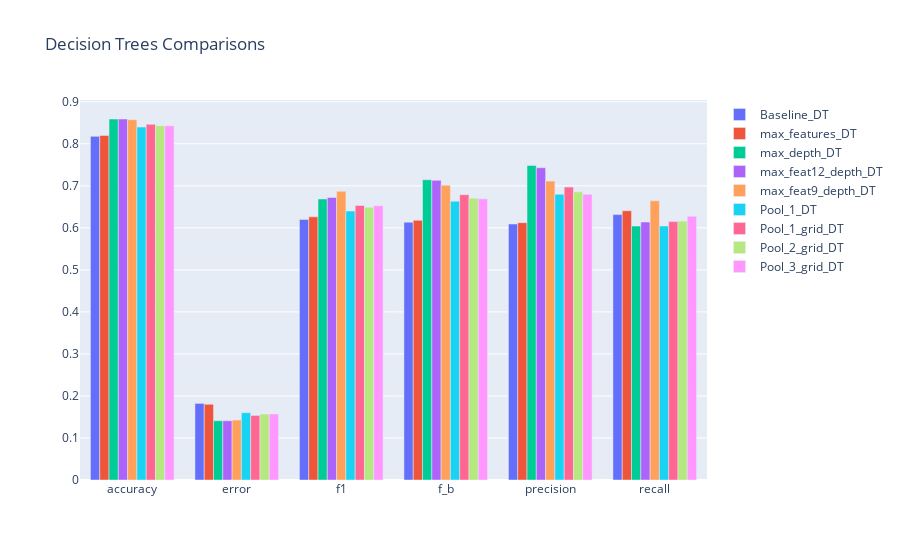

Notebook source saved alongside this figure:
### Markdown cell above
### Compare Metrics of Decision Trees

### Code cell
graph_metrics_comparison(list_of_dict=list_of_best_DT, title_of_graph="Decision Trees Comparisons")

### Figure 1 — Plotly figure (JSON) as saved in the notebook; plotly's stock layout.template omitted (floating-point values rounded to 4 significant figures)
{"data": [{"name": "Baseline_DT", "type": "bar", "x": ["accuracy", "error", "f1", "f_b", "precision", "recall"], "y": [0.8177, 0.1823, 0.6201, 0.6135, 0.6091, 0.6315]}, {"name": "max_features_DT", "type": "bar", "x": ["accuracy", "error", "f1", "f_b", "precision", "recall"], "y": [0.8198, 0.1802, 0.6262, 0.6178, 0.6124, 0.6407]}, {"name": "max_depth_DT", "type": "bar", "x": ["accuracy", "error", "f1", "f_b", "precision", "recall"], "y": [0.859, 0.141, 0.6687, 0.7145, 0.7486, 0.6042]}, {"name": "max_feat12_depth_DT", "type": "bar", "x": ["accuracy", "error", "f1", "f_b", "precision", "recall"], "y": [0.859, 0.141, 0.6723, 0.713, 0.743, 0.6139]}, {"name": "max_feat9_depth_DT", "type": "bar", "x": ["accuracy", "error", "f1", "f_b", "precision", "recall"], "y": [0.8574, 0.1426, 0.687, 0.7013, 0.7112, 0.6643]}, {"name": "Pool_1_DT", "type": "bar", "x": ["accuracy", "error", "f1", "f_b", "precision", "recall"], "y": [0.8398, 0.1602, 0.64, 0.6635, 0.6801, 0.6044]}, {"name": "Pool_1_grid_DT", "type": "bar", "x": ["accuracy", "error", "f1", "f_b", "precision", "recall"], "y": [0.8463, 0.1537, 0.6534, 0.6789, 0.6971, 0.6148]}, {"name": "Pool_2_grid_DT", "type": "bar", "x": ["accuracy", "error", "f1", "f_b", "precision", "recall"], "y": [0.8431, 0.1569, 0.6491, 0.6706, 0.6857, 0.6161]}, {"name": "Pool_3_grid_DT", "type": "bar", "x": ["accuracy", "error", "f1", "f_b", "precision", "recall"], "y": [0.8428, 0.1572, 0.6528, 0.669, 0.6802, 0.6275]}], "layout": {"title": {"text": "Decision Trees Comparisons"}}}
